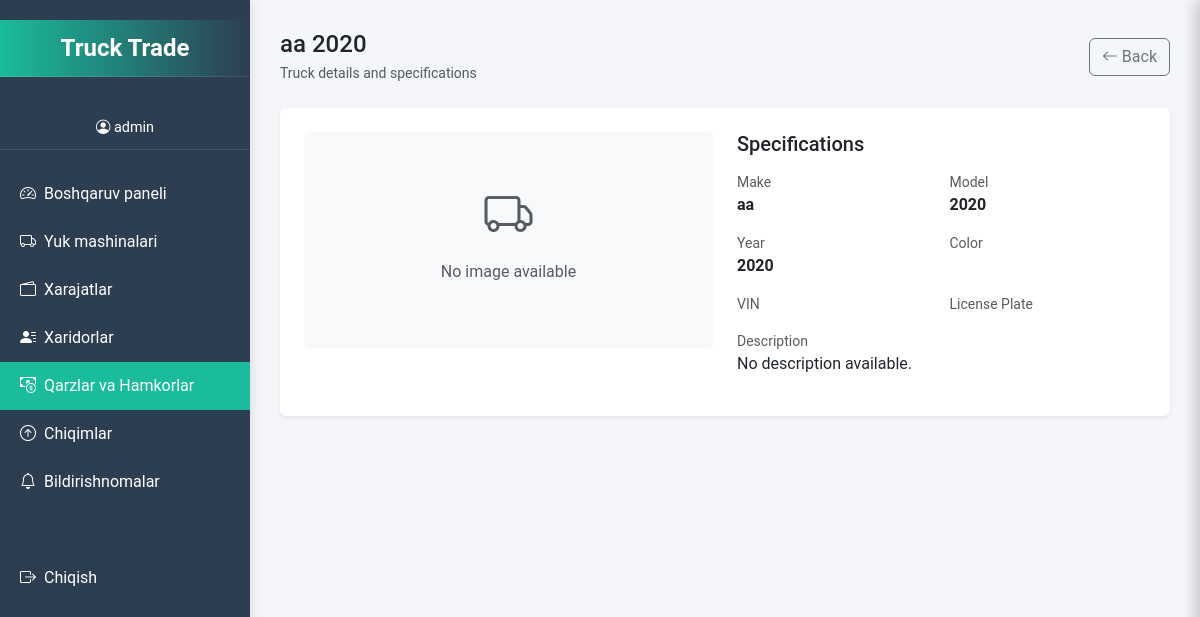
The page /qarz/truck/1/ (signed in) on the database as committed earlier.
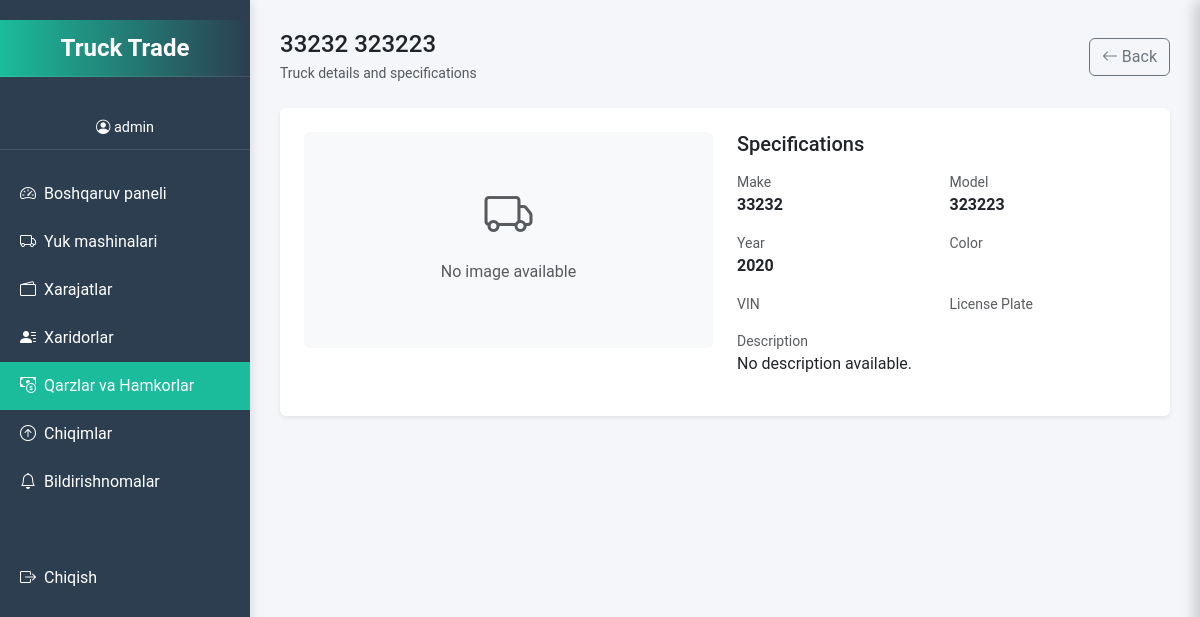
The same page on the database as committed later.
### trucks/models.py (models this page shows, shortened)
class Truck(models.Model):
    user = models.ForeignKey(
        User,
        on_delete=models.CASCADE,
        related_name='trucks',
        verbose_name="Foydalanuvchi"
    )
    po_id = models.CharField(
        max_length=50,
        unique=True,
        verbose_name="PO raqami",
        help_text="PO-{raqam} formatida kiriting, masalan, PO-12345"
    )
    make = models.CharField(max_length=100, verbose_name="Marka")
    model = models.CharField(max_length=100, verbose_name="Model")
    year = models.PositiveIntegerField(
        verbose_name="Yil",
        validators=[MinValueValidator(1886)]
    )
    horsepower = models.PositiveIntegerField(
        verbose_name="Ot kuchi (HP)",
        validators=[MinValueValidator(1)]
    )
    price = models.DecimalField(
        max_digits=10,
        decimal_places=2,
        verbose_name="Narx",
        validators=[MinValueValidator(0.01)]
    )
    company = models.CharField(max_length=200, blank=True, verbose_name="Kompaniya nomi")
    location = models.CharField(max_length=100, verbose_name="Joylashuv")
    sotilgan = models.BooleanField(default=False, verbose_name="Sotilgan")
    description = models.TextField(blank=True, verbose_name="Tavsif")
    purchase_date = models.DateField(auto_now_add=True, verbose_name="Sotib olingan sana")
    created_date = models.DateTimeField(auto_now_add=True, verbose_name="Yaratilgan sana")
    image = models.ImageField(
        upload_to='trucks/',
        blank=True,
        null=True,
        verbose_name="Rasm"
    )
    seriya = models.CharField(
        max_length=50,
        blank=True,
        null=True,
        verbose_name="Seriya raqami",
        unique=True
    )
    class Meta:
        verbose_name = "Yuk mashinasi"
        verbose_name_plural = "Yuk mashinalari"
        indexes = [
            models.Index(fields=['po_id']),
            models.Index(fields=['user', 'sotilgan']),
        ]
        ordering = ['-created_date']

### qarz/views.py (the view)
# urls.py: path('truck/<int:truck_id>/', views.truck_details, name='truck_details'),
@login_required
def truck_details(request, truck_id):
    truck = get_object_or_404(Truck, id=truck_id, user=request.user)
    context = {'section': 'truck_details', 'truck': truck}
    if request.headers.get('X-Requested-With') == 'XMLHttpRequest':
        html = render_to_string('qarz/qarz.html', context, request=request)
        return JsonResponse({'html': html})
    return render(request, 'qarz/qarz.html', context)

### templates/qarz/qarz.html (shortened to what the changed rows need)
{% extends 'base.html' %}
{% load static %}
{% block content %}
<div class="container-fluid px-0">
    {% if section == 'list' %}
    <div class="dashboard-overview mb-4">
        <div class="row g-3">
            <div class="col-12 col-md-4">
                <div class="card h-100 border-0 shadow-sm">
                    <div class="card-body d-flex align-items-center">
                        <div class="flex-shrink-0 bg-primary text-white rounded-circle p-3 me-3">
                            <i class="bi bi-cash-stack fs-4"></i>
                        </div>
                        <div class="flex-grow-1">
                            <h6 class="text-muted mb-1">Total Debt</h6>
                            <h3 class="mb-2">${{ total_remaining_amount|floatformat:2 }}</h3>
                            <div class="progress" style="height: 8px;">
                                <div class="progress-bar bg-primary" style="width: {{ total_remaining_percentage|floatformat:0 }}%"></div>
                            </div>
                        </div>
                    </div>
                </div>
            </div>
            <div class="col-12 col-md-4">
                <div class="card h-100 border-0 shadow-sm">
                    <div class="card-body d-flex align-items-center">
                        <div class="flex-shrink-0 bg-warning text-white rounded-circle p-3 me-3">
                            <i class="bi bi-hourglass-split fs-4"></i>
                        </div>
                        <div class="flex-grow-1">
                            <h6 class="text-muted mb-1">Active Loans</h6>
                            <h3 class="mb-2">{{ active_loan_count }}</h3>
                            <span class="badge bg-light text-dark">Paid: {{ paid_loan_count }}</span>
                        </div>
                    </div>
                </div>
            </div>
            <div class="col-12 col-md-4">
                <div class="card h-100 border-0 shadow-sm">
                    <div class="card-body d-flex align-items-center">
                        <div class="flex-shrink-0 bg-success text-white rounded-circle p-3 me-3">
                            <i class="bi bi-currency-exchange fs-4"></i>
                        </div>
                        <div class="flex-grow-1">
                            <h6 class="text-muted mb-1">Last Payment</h6>
                            {% if last_payment %}
                                <h3 class="mb-2">${{ last_payment.amount|floatformat:2 }}</h3>
                                <small>{{ last_payment.payment_date|date:"M d, Y" }}</small>
                            {% else %}
                                <h3 class="mb-2">$0.00</h3>
                                <small>No payments yet</small>
                            {% endif %}
                        </div>
                    </div>
                </div>
            </div>
        </div>
    </div>
    <div class="loans-management-section">
        <div class="d-flex flex-column flex-md-row justify-content-between align-items-md-center mb-4">
            <div class="mb-3 mb-md-0">
                <h2 class="h4 mb-1">Loans Management</h2>
                <p class="text-muted small m-0">Track and manage all loan transactions</p>
            </div>
            <div class="d-flex flex-column flex-sm-row gap-2">
                <div class="input-group">
                    <span class="input-group-text bg-white"><i class="bi bi-search"></i></span>
                    <input type="text" id="loanSearch" class="form-control" placeholder="Search loans...">
                </div>
                <a href="{% url 'add_qarz' %}" class="btn btn-primary"><i class="bi bi-plus-lg"></i> New Loan</a>
            </div>
        </div>
        <div class="row g-3">
            {% for qarz in qarzlar %}
            <div class="col-12 col-md-6 col-lg-4" data-status="{% if qarz.is_paid %}paid{% else %}pending{% endif %}"
                 data-lender="{{ qarz.lender.username|lower }}" data-borrower="{{ qarz.borrower_name|lower }}" data-amount="{{ qarz.amount }}">
                <div class="card h-100 border-0 shadow-sm">
                    <div class="card-header bg-white d-flex justify-content-between align-items-center py-3">
                        <div class="d-flex align-items-center">
                            <div class="rounded-circle text-white d-flex align-items-center justify-content-center"
                                 style="width: 40px; height: 40px; background-color: {% cycle '#3b82f6' '#10b981' '#6366f1' '#f59e0b' '#ec4899' %}">
                                {{ qarz.lender.username|first|upper }}
                            </div>
                            <div class="ms-2">
                                <h6 class="mb-0">{{ qarz.lender.username }}</h6>
                                <small class="text-muted">Lender</small>
                            </div>
                        </div>
                        <span class="badge {% if qarz.is_paid %}bg-success{% else %}bg-warning{% endif %}">
                            {% if qarz.is_paid %}Paid{% else %}Pending{% endif %}
                        </span>
                    </div>
                    <div class="card-body">
                        <div class="row g-2 mb-3">
                            <div class="col-6">
                                <small class="text-muted d-block">Borrower</small>
                                <strong>{{ qarz.borrower_name }}</strong>
                            </div>
                            <div class="col-6">
                                <small class="text-muted d-block">Truck</small>
                                <strong>{% if qarz.truck %}{{ qarz.truck.make }} {{ qarz.truck.model }}{% else %}None{% endif %}</strong>
                            </div>
                            <div class="col-6">
                                <small class="text-muted d-block">Amount</small>
                                <strong>${{ qarz.amount|floatformat:2 }}</strong>
                            </div>
                            <div class="col-6">
                                <small class="text-muted d-block">Remaining</small>
                                <strong class="{% if qarz.remaining_amount > 0 %}text-danger{% else %}text-success{% endif %}">
                                    ${{ qarz.remaining_amount|floatformat:2 }}
                                </strong>
                            </div>
                        </div>
                        <div class="mb-3">
                            <div class="d-flex justify-content-between align-items-center mb-1">
                                <small>Paid: ${{ qarz.get_paid_amount|floatformat:2 }}</small>
                                <small>{{ qarz.percentage_paid|floatformat:0 }}%</small>
                            </div>
                            <div class="progress" style="height: 8px;">
                                <div class="progress-bar bg-primary" style="width: {{ qarz.percentage_paid }}%"></div>
                            </div>
                        </div>
                        <div class="d-flex justify-content-between align-items-center">
                            <button class="btn btn-sm btn-outline-primary" onclick="openDetailSidebar('/qarz/detail/{{ qarz.id }}/', 'Loan #{{ qarz.id }}')">
                                <i class="bi bi-eye"></i> Details
                            </button>
                            {% if request.user == qarz.lender %}
                            <div class="dropdown">
                                <button class="btn btn-sm btn-outline-secondary" type="button" data-bs-toggle="dropdown">
                                    <i class="bi bi-three-dots-vertical"></i>
                                </button>
                                <ul class="dropdown-menu dropdown-menu-end">
                                    <li><a class="dropdown-item" href="{% url 'update_qarz' qarz.id %}"><i class="bi bi-pencil me-2"></i>Edit</a></li>
                                    <li><a class="dropdown-item" href="{% url 'delete_qarz' qarz.id %}"><i class="bi bi-trash me-2"></i>Delete</a></li>
                                    {% if not qarz.is_paid %}
                                    <li><a class="dropdown-item" href="{% url 'add_payment' qarz.id %}"><i class="bi bi-cash me-2"></i>Add Payment</a></li>
                                    {% endif %}
                                </ul>
                            </div>
                            {% endif %}
                        </div>
                    </div>
                </div>
            </div>
            {% empty %}
            <div class="col-12 text-center py-5">
                <div class="mb-3">
                    <i class="bi bi-wallet2 text-muted" style="font-size: 3rem;"></i>
                </div>
                <h5>No Loans Found</h5>
                <p class="text-muted mb-4">You haven't given any loans yet</p>
                <a href="{% url 'add_qarz' %}" class="btn btn-primary"><i class="bi bi-plus-lg"></i> Add New Loan</a>
            </div>
            {% endfor %}
        </div>
        {% if qarzlar.has_other_pages %}
        <nav class="mt-4 d-flex justify-content-center">
            <ul class="pagination">
                {% if qarzlar.has_previous %}
                <li class="page-item"><a class="page-link" href="?page=1"><i class="bi bi-chevron-double-left"></i></a></li>
                <li class="page-item"><a class="page-link" href="?page={{ qarzlar.previous_page_number }}"><i class="bi bi-chevron-left"></i></a></li>
                {% endif %}
                {% for num in qarzlar.paginator.page_range %}
                    {% if qarzlar.number == num %}
                    <li class="page-item active"><a class="page-link" href="?page={{ num }}">{{ num }}</a></li>
                    {% elif num > qarzlar.number|add:'-3' and num < qarzlar.number|add:'3' %}
                    <li class="page-item"><a class="page-link" href="?page={{ num }}">{{ num }}</a></li>
                    {% endif %}
                {% endfor %}
                {% if qarzlar.has_next %}
                <li class="page-item"><a class="page-link" href="?page={{ qarzlar.next_page_number }}"><i class="bi bi-chevron-right"></i></a></li>
                <li class="page-item"><a class="page-link" href="?page={{ qarzlar.paginator.num_pages }}"><i class="bi bi-chevron-double-right"></i></a></li>
                {% endif %}
            </ul>
        </nav>
        {% endif %}
    </div>
    {% elif section == 'truck_details' %}
    <div class="form-section">
        <div class="d-flex flex-column flex-md-row justify-content-between align-items-md-center mb-4">
            <div>
                <h2 class="h4 mb-1">{{ truck.make }} {{ truck.model }}</h2>
                <p class="text-muted small m-0">Truck details and specifications</p>
            </div>
            <a href="{% url 'qarz_view' %}" class="btn btn-outline-secondary mt-2 mt-md-0"><i class="bi bi-arrow-left"></i> Back</a>
        </div>
        <div class="card border-0 shadow-sm">
            <div class="card-body p-4">
                <div class="row g-4">
                    <div class="col-lg-6">
                        {% if truck.image %}
                        <img src="{{ truck.image.url }}" alt="{{ truck.make }} {{ truck.model }}" class="img-fluid rounded">
                        {% else %}
                        <div class="bg-light rounded d-flex flex-column align-items-center justify-content-center p-5" style="min-height: 200px;">
                            <i class="bi bi-truck text-muted mb-2" style="font-size: 3rem;"></i>
                            <p class="text-muted">No image available</p>
                        </div>
                        {% endif %}
                    </div>
                    <div class="col-lg-6">
                        <h5 class="mb-3">Specifications</h5>
                        <div class="row g-3">
                            <div class="col-6">
                                <small class="text-muted d-block">Make</small>
                                <strong>{{ truck.make }}</strong>
                            </div>
                            <div class="col-6">
                                <small class="text-muted d-block">Model</small>
                                <strong>{{ truck.model }}</strong>
                            </div>
                            <div class="col-6">
                                <small class="text-muted d-block">Year</small>
                                <strong>{{ truck.year }}</strong>
                            </div>
                            <div class="col-6">
                                <small class="text-muted d-block">Color</small>
                            </div>
                            <div class="col-6">
                                <small class="text-muted d-block">VIN</small>
                            </div>
                            <div class="col-6">
                                <small class="text-muted d-block">License Plate</small>
                            </div>
                            <div class="col-12">
                                <small class="text-muted d-block">Description</small>
                                <p>{{ truck.description|default:"No description available." }}</p>
                            </div>
                        </div>
                    </div>
                </div>
            </div>
        </div>
    </div>
    {% endif %}
</div>
{% endblock %}

Rows that differ between the two databases and show on the page:
changed Truck "No description available.": make "aa" → "33232"; model "2020" → "323223"
